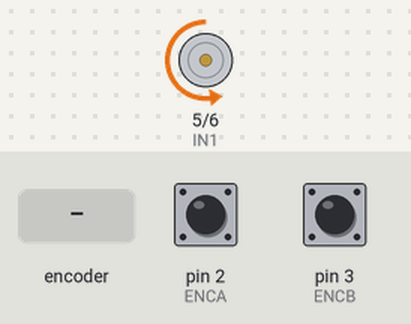
The sketch below on a simulated Arduino Uno, built with avr-gcc and run on an emulated ATmega328P. Parts: motor-driver pin pairs drawn as motors (green arrow = first pin HIGH = forward, orange = second pin HIGH = backward, longer = more drive). Inputs (shaded band) come from the test bench; at power-on: pin 2 (ENCA) HIGH, pin 3 (ENCB) HIGH. What the sketch prints to the serial monitor is not drawn.

Above: at 0.45 s.
At 1.28 s:
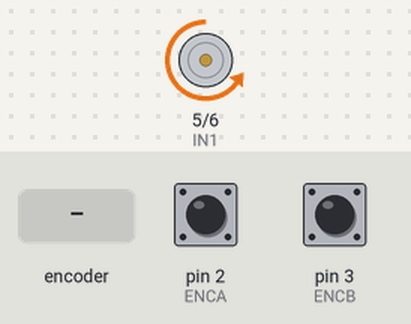
1.3 s: rotary encoder on pin 2 (ENCA) / pin 3 (ENCB) turned 1 step (first pin leading)
At 3.5 s:
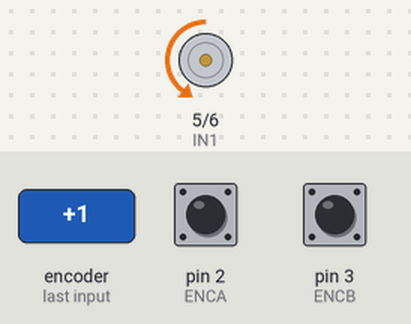
4.5 s: rotary encoder on pin 2 (ENCA) / pin 3 (ENCB) turned 2 steps (second pin leading)
Timing chart, 0 to 13.9 s (numbered marks = the images above; inputs shaded):
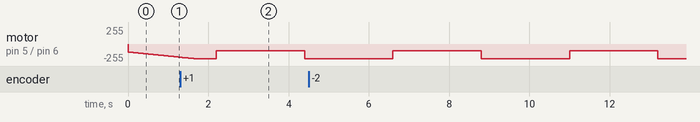

The sketch:

PI_speed_test.ino
```cpp
#include <util/atomic.h>

// Pin definitions
#define ENCA 2
#define ENCB 3
// PWM capable pins
#define IN1 5
#define IN2 6

//PI control globals -----------------------------------
volatile int pos_i = 0;  //stores the # of counts read by the encoder
volatile float velocity_i = 0;
volatile long prevT_i = 0;

long prevT = 0;
int posPrev = 0;
float v1Filt = 0, v1Prev = 0;
float v2Filt = 0, v2Prev = 0;
float eintegral = 0;


//????????????????
//Peak motor speed during each tail stroke (RPM).
// Stay below no-load speed (350 RPM). Recommended range: 100–250.
const float SWIM_SPEED_RPM = 120.0f;  //180.0F
// Duration of each half-stroke in microseconds.
// 1,000,000 µs = 1 second ON, then 1 second OFF (≈ 0.5 Hz tail beat).
// Lower value = faster tail beat. Try 500,000 for a quicker stroke.
const float STROKE_PERIOD_US = 7.0e5f;  //7.0e5f     1.0e6f

void setup() {
  Serial.begin(115200);

  pinMode(ENCA, INPUT);
  pinMode(ENCB, INPUT);
  pinMode(IN1, OUTPUT);
  pinMode(IN2, OUTPUT);

  attachInterrupt(digitalPinToInterrupt(ENCA), readEncoder, RISING);  //each time the interrupt is triggered it will call the readEncoder func
}

void loop() {
  // read the position in an atomic block
  // to avoid potential misreads
  int pos = 0;
  float velocity2 = 0;
  ATOMIC_BLOCK(ATOMIC_RESTORESTATE) {
    pos = pos_i;
    velocity2 = velocity_i;
  }

  // Compute velocity with method 1
  long currT = micros();                             //measure the time elapsed using the micros function
  float deltaT = ((float)(currT - prevT)) / 1.0e6f;  //delta = time elapsed - the last time measurment
  float velocity1 = (pos - posPrev) / deltaT;        //difference of current - previous encoder count / deltaT
  posPrev = pos;
  prevT = currT;

  //Convert count/s to RPM: PPR x 4 (quadrature)
  // 150 PPR encoder → 150 × 4 = 600. Ours is 11 PPR x 32(ratio) x 4→ use 192.
  float v1 = velocity1 / 1496.0f * 60.0f;
  float v2 = velocity2 / 1496.0f * 60.0f;

  // low-pass filter (25 Hz cutoff)
  v1Filt = 0.854f * v1Filt + 0.0728f * v1 + 0.0728f * v1Prev;
  v1Prev = v1;
  v2Filt = 0.854f * v2Filt + 0.0728f * v2 + 0.0728f * v2Prev;
  v2Prev = v2;

  //------PI SPEED CONTROL----------
  //Set a target speed ?????
  float vt = SWIM_SPEED_RPM * (sin(currT / STROKE_PERIOD_US) > 0);

  // Compute the control signal u
  float kp = 1.0f;  // 0 0.5 1.0 2.0
  float ki = 0.5f;  // 0 ------------> 0.1 0.3 1.0
  //(1.5f, 0.3f)

  float e = vt - v1Filt;
  eintegral = eintegral + e * deltaT;
  eintegral = constrain(eintegral, -200.0f, 200.0f);  //anti-windup (claude's recomendation)
  float u = kp * e + ki * eintegral;

  // Set the motor speed and direction
  int dir = -1;
  if (u < 0) {
    dir = 1;
  }
  int pwr = (int)fabs(u);
  if (pwr > 255) {
    pwr = 255;
  }
  setMotor(dir, pwr, IN1, IN2);

  //----Serial printing
  Serial.print("RPM:");
  Serial.print(v1Filt);
  Serial.print(",");
  Serial.print("Target:");
  Serial.println(vt);
}

void setMotor(int dir, int pwmVal, int in1, int in2) {
  if (dir == 1) {
    analogWrite(in1, pwmVal);  // DRV8871: PWM on IN1 = forward
    digitalWrite(in2, LOW);
  } else if (dir == -1) {
    digitalWrite(in1, LOW);
    analogWrite(in2, pwmVal);  // DRV8871: PWM on IN2 = reverse
  } else {
    digitalWrite(in1, LOW);  // coast / stop
    digitalWrite(in2, LOW);
  }
}

void readEncoder() {
  int b = digitalRead(ENCB);
  int increment = 0;
  if (b > 0) {
    increment = 1;
  } else {
    increment = -1;
  }
  pos_i = pos_i + increment;

  //compute velocity with method 2
  long currT = micros();                              //measure the current time
  float deltaT = ((float)(currT - prevT_i)) / 1.0e6;  //deltaT = currT - prevT
  velocity_i = increment / deltaT;                    //speed = +- 1 / deltaT
  prevT_i = currT;
}
```
